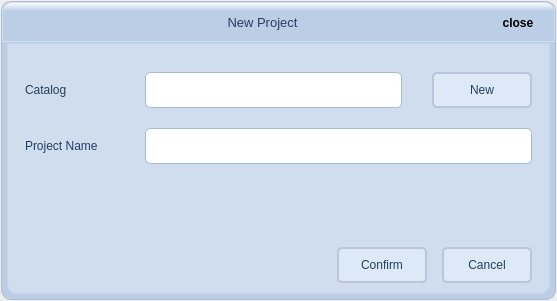
<?xml version="1.0" encoding="UTF-8"?>
<ui version="4.0">
 <class>CDialogNew</class>
 <widget class="QDialog" name="CDialogNew">
  <property name="geometry">
   <rect>
    <x>0</x>
    <y>0</y>
    <width>557</width>
    <height>301</height>
   </rect>
  </property>
  <property name="sizePolicy">
   <sizepolicy hsizetype="Fixed" vsizetype="Fixed">
    <horstretch>0</horstretch>
    <verstretch>0</verstretch>
   </sizepolicy>
  </property>
  <property name="windowTitle">
   <string>Dialog</string>
  </property>
  <property name="styleSheet">
   <string notr="true">QDialog#CDialogEthernetSetting{
	border:1px solid rgb(162, 173, 185);
	border-radius:10px;
} </string>
  </property>
  <layout class="QVBoxLayout" name="verticalLayout">
   <property name="spacing">
    <number>0</number>
   </property>
   <property name="leftMargin">
    <number>1</number>
   </property>
   <property name="topMargin">
    <number>1</number>
   </property>
   <property name="rightMargin">
    <number>1</number>
   </property>
   <property name="bottomMargin">
    <number>1</number>
   </property>
   <item>
    <widget class="QWidget" name="wg1Base" native="true">
     <property name="sizePolicy">
      <sizepolicy hsizetype="Ignored" vsizetype="Ignored">
       <horstretch>0</horstretch>
       <verstretch>0</verstretch>
      </sizepolicy>
     </property>
     <property name="styleSheet">
      <string notr="true">QWidget#wg1Base{
	border:1px solid rgb(174, 189, 207);
	border-radius:10px;
	background-color: rgb(187, 206, 230);
}
</string>
     </property>
     <layout class="QVBoxLayout" name="verticalLayout_2">
      <property name="spacing">
       <number>1</number>
      </property>
      <property name="leftMargin">
       <number>1</number>
      </property>
      <property name="topMargin">
       <number>1</number>
      </property>
      <property name="rightMargin">
       <number>1</number>
      </property>
      <property name="bottomMargin">
       <number>1</number>
      </property>
      <item>
       <widget class="QWidget" name="wg2Title" native="true">
        <property name="sizePolicy">
         <sizepolicy hsizetype="Expanding" vsizetype="Fixed">
          <horstretch>0</horstretch>
          <verstretch>0</verstretch>
         </sizepolicy>
        </property>
        <property name="minimumSize">
         <size>
          <width>0</width>
          <height>40</height>
         </size>
        </property>
        <property name="maximumSize">
         <size>
          <width>16777215</width>
          <height>40</height>
         </size>
        </property>
        <property name="styleSheet">
         <string notr="true">QWidget#wg2Title{
	border:1px solid rgb(208, 223, 240);
	border-top-left-radius:	10px;
	border-top-right-radius: 10px;
	background-color: qlineargradient(spread:pad, x1:1, y1:0, x2:1, y2:1, stop:0 rgba(255, 255, 255, 255), stop:0.213483 rgba(187, 206, 230, 255));
}</string>
        </property>
        <layout class="QHBoxLayout" name="horizontalLayout">
         <property name="spacing">
          <number>0</number>
         </property>
         <property name="leftMargin">
          <number>5</number>
         </property>
         <property name="topMargin">
          <number>5</number>
         </property>
         <property name="rightMargin">
          <number>5</number>
         </property>
         <property name="bottomMargin">
          <number>5</number>
         </property>
         <item>
          <widget class="QLabel" name="labLogo">
           <property name="sizePolicy">
            <sizepolicy hsizetype="Fixed" vsizetype="Fixed">
             <horstretch>0</horstretch>
             <verstretch>0</verstretch>
            </sizepolicy>
           </property>
           <property name="minimumSize">
            <size>
             <width>32</width>
             <height>32</height>
            </size>
           </property>
           <property name="maximumSize">
            <size>
             <width>32</width>
             <height>32</height>
            </size>
           </property>
           <property name="styleSheet">
            <string notr="true">background-color: transparent;
border: transparent;</string>
           </property>
           <property name="text">
            <string/>
           </property>
           <property name="pixmap">
            <pixmap>:/res/logo.png</pixmap>
           </property>
          </widget>
         </item>
         <item>
          <widget class="QLabel" name="labTitle">
           <property name="sizePolicy">
            <sizepolicy hsizetype="Expanding" vsizetype="Expanding">
             <horstretch>0</horstretch>
             <verstretch>0</verstretch>
            </sizepolicy>
           </property>
           <property name="font">
            <font>
             <family>Microsoft YaHei UI</family>
             <pointsize>10</pointsize>
            </font>
           </property>
           <property name="styleSheet">
            <string notr="true">color: rgb(35, 62, 95);
background-color: transparent;
border: transparent;</string>
           </property>
           <property name="text">
            <string>New Project</string>
           </property>
           <property name="alignment">
            <set>Qt::AlignCenter</set>
           </property>
          </widget>
         </item>
         <item>
          <widget class="QPushButton" name="btnClose">
           <property name="sizePolicy">
            <sizepolicy hsizetype="Fixed" vsizetype="Fixed">
             <horstretch>0</horstretch>
             <verstretch>0</verstretch>
            </sizepolicy>
           </property>
           <property name="minimumSize">
            <size>
             <width>64</width>
             <height>32</height>
            </size>
           </property>
           <property name="maximumSize">
            <size>
             <width>64</width>
             <height>32</height>
            </size>
           </property>
           <property name="font">
            <font>
             <family>Microsoft YaHei UI</family>
             <weight>75</weight>
             <bold>true</bold>
            </font>
           </property>
           <property name="toolTip">
            <string>Close</string>
           </property>
           <property name="statusTip">
            <string/>
           </property>
           <property name="styleSheet">
            <string notr="true">QPushButton {
	border: transparent;
	background-color: transparent;
}

QPushButton:hover {
	border:1px solid rgb(171, 189, 212);
	background-color: rgb(250, 81, 81);
	border-radius:3px;
}

QPushButton:pressed {
	border:1px solid rgb(171, 189, 212);
	background-color: rgb(200, 81, 81);
	border-radius:3px;
}</string>
           </property>
           <property name="text">
            <string>close</string>
           </property>
           <property name="flat">
            <bool>true</bool>
           </property>
          </widget>
         </item>
        </layout>
       </widget>
      </item>
      <item>
       <widget class="QWidget" name="wg3Content" native="true">
        <property name="sizePolicy">
         <sizepolicy hsizetype="Expanding" vsizetype="Expanding">
          <horstretch>0</horstretch>
          <verstretch>0</verstretch>
         </sizepolicy>
        </property>
        <property name="styleSheet">
         <string notr="true">QWidget#wg3Content{
	border: transparent;
	border-bottom-left-radius:	10px;
	border-bottom-right-radius: 10px;
}</string>
        </property>
        <layout class="QVBoxLayout" name="verticalLayout_3">
         <property name="spacing">
          <number>0</number>
         </property>
         <property name="leftMargin">
          <number>5</number>
         </property>
         <property name="topMargin">
          <number>0</number>
         </property>
         <property name="rightMargin">
          <number>5</number>
         </property>
         <property name="bottomMargin">
          <number>5</number>
         </property>
         <item>
          <widget class="QWidget" name="wg4Center" native="true">
           <property name="sizePolicy">
            <sizepolicy hsizetype="Expanding" vsizetype="Expanding">
             <horstretch>0</horstretch>
             <verstretch>0</verstretch>
            </sizepolicy>
           </property>
           <property name="styleSheet">
            <string notr="true">QWidget#wg4Center{
	border:1px solid rgb(197, 213, 234);
	border-bottom-left-radius:	10px;
	border-bottom-right-radius: 10px;
	background-color: rgb(207, 221, 238);
}
</string>
           </property>
           <layout class="QVBoxLayout" name="verticalLayout_4">
            <property name="spacing">
             <number>0</number>
            </property>
            <item>
             <widget class="QWidget" name="wg5Extend" native="true">
              <property name="sizePolicy">
               <sizepolicy hsizetype="Ignored" vsizetype="Ignored">
                <horstretch>0</horstretch>
                <verstretch>0</verstretch>
               </sizepolicy>
              </property>
              <property name="styleSheet">
               <string notr="true">border: transparent;</string>
              </property>
              <layout class="QVBoxLayout" name="verticalLayout_5">
               <property name="spacing">
                <number>20</number>
               </property>
               <property name="topMargin">
                <number>20</number>
               </property>
               <property name="bottomMargin">
                <number>0</number>
               </property>
               <item>
                <widget class="QWidget" name="wg1" native="true">
                 <property name="sizePolicy">
                  <sizepolicy hsizetype="Ignored" vsizetype="Fixed">
                   <horstretch>0</horstretch>
                   <verstretch>0</verstretch>
                  </sizepolicy>
                 </property>
                 <property name="minimumSize">
                  <size>
                   <width>0</width>
                   <height>36</height>
                  </size>
                 </property>
                 <property name="maximumSize">
                  <size>
                   <width>16777215</width>
                   <height>36</height>
                  </size>
                 </property>
                 <layout class="QHBoxLayout" name="horizontalLayout_3">
                  <property name="spacing">
                   <number>0</number>
                  </property>
                  <property name="leftMargin">
                   <number>0</number>
                  </property>
                  <property name="topMargin">
                   <number>0</number>
                  </property>
                  <property name="rightMargin">
                   <number>0</number>
                  </property>
                  <property name="bottomMargin">
                   <number>0</number>
                  </property>
                  <item>
                   <widget class="QLabel" name="labCatalog">
                    <property name="sizePolicy">
                     <sizepolicy hsizetype="Fixed" vsizetype="Ignored">
                      <horstretch>0</horstretch>
                      <verstretch>0</verstretch>
                     </sizepolicy>
                    </property>
                    <property name="minimumSize">
                     <size>
                      <width>120</width>
                      <height>0</height>
                     </size>
                    </property>
                    <property name="maximumSize">
                     <size>
                      <width>120</width>
                      <height>16777215</height>
                     </size>
                    </property>
                    <property name="font">
                     <font>
                      <family>Microsoft YaHei UI</family>
                     </font>
                    </property>
                    <property name="styleSheet">
                     <string notr="true">color: rgb(35, 62, 95); </string>
                    </property>
                    <property name="text">
                     <string>Catalog</string>
                    </property>
                   </widget>
                  </item>
                  <item>
                   <widget class="QComboBox" name="comboBoxCatalog">
                    <property name="enabled">
                     <bool>true</bool>
                    </property>
                    <property name="sizePolicy">
                     <sizepolicy hsizetype="Ignored" vsizetype="Fixed">
                      <horstretch>0</horstretch>
                      <verstretch>0</verstretch>
                     </sizepolicy>
                    </property>
                    <property name="minimumSize">
                     <size>
                      <width>0</width>
                      <height>36</height>
                     </size>
                    </property>
                    <property name="maximumSize">
                     <size>
                      <width>16777215</width>
                      <height>36</height>
                     </size>
                    </property>
                    <property name="font">
                     <font>
                      <family>Microsoft YaHei UI</family>
                     </font>
                    </property>
                    <property name="focusPolicy">
                     <enum>Qt::WheelFocus</enum>
                    </property>
                    <property name="styleSheet">
                     <string notr="true">QComboBox {
	border:1px solid rgb(168, 186, 209);
	border-radius: 5px;
	background: rgb(255, 255, 255);
	color: rgb(0, 0, 0);
}

QComboBox::hover
{
	background-color: rgb(255, 255, 191);
}

QComboBox QAbstractItemView {
    border:1px solid rgb(238, 107, 71);
    background-color: rgb(255, 255, 191);
    selection-background-color: rgb(238, 107, 71);
}
</string>
                    </property>
                   </widget>
                  </item>
                  <item>
                   <widget class="QLineEdit" name="lineEditCatalog">
                    <property name="sizePolicy">
                     <sizepolicy hsizetype="Expanding" vsizetype="Fixed">
                      <horstretch>0</horstretch>
                      <verstretch>0</verstretch>
                     </sizepolicy>
                    </property>
                    <property name="minimumSize">
                     <size>
                      <width>0</width>
                      <height>36</height>
                     </size>
                    </property>
                    <property name="maximumSize">
                     <size>
                      <width>16777215</width>
                      <height>36</height>
                     </size>
                    </property>
                    <property name="font">
                     <font>
                      <family>Microsoft YaHei UI</family>
                     </font>
                    </property>
                    <property name="toolTip">
                     <string>Device token</string>
                    </property>
                    <property name="styleSheet">
                     <string notr="true">QLineEdit {
	border:1px solid rgb(168, 186, 209);
	border-radius: 5px;
	background: rgb(255, 255, 255);
	color: rgb(0, 0, 0);
}

QLineEdit::hover
{
	background-color: rgb(255, 255, 191);
}</string>
                    </property>
                   </widget>
                  </item>
                  <item>
                   <spacer name="horizontalSpacer">
                    <property name="orientation">
                     <enum>Qt::Horizontal</enum>
                    </property>
                    <property name="sizeType">
                     <enum>QSizePolicy::Fixed</enum>
                    </property>
                    <property name="sizeHint" stdset="0">
                     <size>
                      <width>30</width>
                      <height>20</height>
                     </size>
                    </property>
                   </spacer>
                  </item>
                  <item>
                   <widget class="QPushButton" name="btnNew">
                    <property name="sizePolicy">
                     <sizepolicy hsizetype="Fixed" vsizetype="Fixed">
                      <horstretch>0</horstretch>
                      <verstretch>0</verstretch>
                     </sizepolicy>
                    </property>
                    <property name="minimumSize">
                     <size>
                      <width>100</width>
                      <height>36</height>
                     </size>
                    </property>
                    <property name="maximumSize">
                     <size>
                      <width>100</width>
                      <height>36</height>
                     </size>
                    </property>
                    <property name="font">
                     <font>
                      <family>Microsoft YaHei UI</family>
                     </font>
                    </property>
                    <property name="styleSheet">
                     <string notr="true">QPushButton {  
	color: rgb(35, 62, 95); 
	background-color: rgb(221, 233, 246);
	border:2px solid rgb(184, 199, 219);
	border-radius:5px;
}

QPushButton:hover {
	color: rgb(35, 62, 95);
   	background-color: rgb(255, 255, 191);
	border:2px solid rgb(184, 199, 219);
	border-radius:5px; 
}  
QPushButton:pressed {
	color: rgb(35, 62, 95);   
 	background-color: rgb(238, 107, 71);
	border:2px solid rgb(184, 199, 219);
	border-radius:5px;
}</string>
                    </property>
                    <property name="text">
                     <string>New</string>
                    </property>
                   </widget>
                  </item>
                 </layout>
                </widget>
               </item>
               <item>
                <widget class="QWidget" name="wg2" native="true">
                 <property name="sizePolicy">
                  <sizepolicy hsizetype="Ignored" vsizetype="Fixed">
                   <horstretch>0</horstretch>
                   <verstretch>0</verstretch>
                  </sizepolicy>
                 </property>
                 <property name="minimumSize">
                  <size>
                   <width>0</width>
                   <height>36</height>
                  </size>
                 </property>
                 <property name="maximumSize">
                  <size>
                   <width>16777215</width>
                   <height>36</height>
                  </size>
                 </property>
                 <layout class="QHBoxLayout" name="horizontalLayout_5">
                  <property name="spacing">
                   <number>0</number>
                  </property>
                  <property name="leftMargin">
                   <number>0</number>
                  </property>
                  <property name="topMargin">
                   <number>0</number>
                  </property>
                  <property name="rightMargin">
                   <number>0</number>
                  </property>
                  <property name="bottomMargin">
                   <number>0</number>
                  </property>
                  <item>
                   <widget class="QLabel" name="labProjectName">
                    <property name="sizePolicy">
                     <sizepolicy hsizetype="Fixed" vsizetype="Ignored">
                      <horstretch>0</horstretch>
                      <verstretch>0</verstretch>
                     </sizepolicy>
                    </property>
                    <property name="minimumSize">
                     <size>
                      <width>120</width>
                      <height>0</height>
                     </size>
                    </property>
                    <property name="maximumSize">
                     <size>
                      <width>120</width>
                      <height>16777215</height>
                     </size>
                    </property>
                    <property name="font">
                     <font>
                      <family>Microsoft YaHei UI</family>
                     </font>
                    </property>
                    <property name="styleSheet">
                     <string notr="true">color: rgb(35, 62, 95); </string>
                    </property>
                    <property name="text">
                     <string>Project Name</string>
                    </property>
                   </widget>
                  </item>
                  <item>
                   <widget class="QLineEdit" name="lineEditProjectName">
                    <property name="sizePolicy">
                     <sizepolicy hsizetype="Expanding" vsizetype="Fixed">
                      <horstretch>0</horstretch>
                      <verstretch>0</verstretch>
                     </sizepolicy>
                    </property>
                    <property name="minimumSize">
                     <size>
                      <width>0</width>
                      <height>36</height>
                     </size>
                    </property>
                    <property name="maximumSize">
                     <size>
                      <width>16777215</width>
                      <height>36</height>
                     </size>
                    </property>
                    <property name="font">
                     <font>
                      <family>Microsoft YaHei UI</family>
                     </font>
                    </property>
                    <property name="styleSheet">
                     <string notr="true">QLineEdit {
	border:1px solid rgb(168, 186, 209);
	border-radius: 5px;
	background: rgb(255, 255, 255);
	color: rgb(0, 0, 0);
}

QLineEdit::hover
{
	background-color: rgb(255, 255, 191);
}</string>
                    </property>
                   </widget>
                  </item>
                 </layout>
                </widget>
               </item>
               <item>
                <widget class="QWidget" name="wg3" native="true">
                 <property name="sizePolicy">
                  <sizepolicy hsizetype="Ignored" vsizetype="Fixed">
                   <horstretch>0</horstretch>
                   <verstretch>0</verstretch>
                  </sizepolicy>
                 </property>
                 <property name="minimumSize">
                  <size>
                   <width>0</width>
                   <height>36</height>
                  </size>
                 </property>
                 <property name="maximumSize">
                  <size>
                   <width>16777215</width>
                   <height>36</height>
                  </size>
                 </property>
                 <layout class="QHBoxLayout" name="horizontalLayout_6">
                  <property name="spacing">
                   <number>0</number>
                  </property>
                  <property name="leftMargin">
                   <number>0</number>
                  </property>
                  <property name="topMargin">
                   <number>0</number>
                  </property>
                  <property name="rightMargin">
                   <number>0</number>
                  </property>
                  <property name="bottomMargin">
                   <number>0</number>
                  </property>
                  <item>
                   <widget class="QLabel" name="labProjectTips">
                    <property name="sizePolicy">
                     <sizepolicy hsizetype="Ignored" vsizetype="Ignored">
                      <horstretch>0</horstretch>
                      <verstretch>0</verstretch>
                     </sizepolicy>
                    </property>
                    <property name="minimumSize">
                     <size>
                      <width>0</width>
                      <height>0</height>
                     </size>
                    </property>
                    <property name="maximumSize">
                     <size>
                      <width>16777215</width>
                      <height>16777215</height>
                     </size>
                    </property>
                    <property name="font">
                     <font>
                      <family>Microsoft YaHei UI</family>
                     </font>
                    </property>
                    <property name="styleSheet">
                     <string notr="true">color: rgb(35, 62, 95); </string>
                    </property>
                    <property name="text">
                     <string/>
                    </property>
                   </widget>
                  </item>
                 </layout>
                </widget>
               </item>
               <item>
                <spacer name="vSpacer">
                 <property name="orientation">
                  <enum>Qt::Vertical</enum>
                 </property>
                 <property name="sizeHint" stdset="0">
                  <size>
                   <width>20</width>
                   <height>40</height>
                  </size>
                 </property>
                </spacer>
               </item>
              </layout>
             </widget>
            </item>
            <item>
             <widget class="QWidget" name="wg6Confirm" native="true">
              <property name="sizePolicy">
               <sizepolicy hsizetype="Ignored" vsizetype="Fixed">
                <horstretch>0</horstretch>
                <verstretch>0</verstretch>
               </sizepolicy>
              </property>
              <property name="minimumSize">
               <size>
                <width>0</width>
                <height>40</height>
               </size>
              </property>
              <property name="maximumSize">
               <size>
                <width>16777215</width>
                <height>40</height>
               </size>
              </property>
              <property name="styleSheet">
               <string notr="true">border: transparent;</string>
              </property>
              <layout class="QHBoxLayout" name="horizontalLayout_2">
               <property name="spacing">
                <number>15</number>
               </property>
               <property name="topMargin">
                <number>0</number>
               </property>
               <property name="bottomMargin">
                <number>0</number>
               </property>
               <item>
                <spacer name="hSpacer">
                 <property name="orientation">
                  <enum>Qt::Horizontal</enum>
                 </property>
                 <property name="sizeHint" stdset="0">
                  <size>
                   <width>40</width>
                   <height>20</height>
                  </size>
                 </property>
                </spacer>
               </item>
               <item>
                <widget class="QPushButton" name="btnConfirm">
                 <property name="sizePolicy">
                  <sizepolicy hsizetype="Fixed" vsizetype="Fixed">
                   <horstretch>0</horstretch>
                   <verstretch>0</verstretch>
                  </sizepolicy>
                 </property>
                 <property name="minimumSize">
                  <size>
                   <width>90</width>
                   <height>36</height>
                  </size>
                 </property>
                 <property name="maximumSize">
                  <size>
                   <width>90</width>
                   <height>36</height>
                  </size>
                 </property>
                 <property name="font">
                  <font>
                   <family>Microsoft YaHei UI</family>
                  </font>
                 </property>
                 <property name="styleSheet">
                  <string notr="true">QPushButton {  
	color: rgb(35, 62, 95); 
	background-color: rgb(221, 233, 246);
	border:2px solid rgb(184, 199, 219);
	border-radius:5px;
}

QPushButton:hover {
	color: rgb(35, 62, 95);
   	background-color: rgb(255, 255, 191);
	border:2px solid rgb(184, 199, 219);
	border-radius:5px; 
}  

QPushButton:pressed {
	color: rgb(35, 62, 95);   
 	background-color: rgb(238, 107, 71);
	border:2px solid rgb(184, 199, 219);
	border-radius:5px;
}

QPushButton:disabled {
	color: rgb(35, 62, 95);   
 	background-color: rgb(230, 230, 230);
	border:2px solid rgb(184, 199, 219);
	border-radius:5px;
}</string>
                 </property>
                 <property name="text">
                  <string>Confirm</string>
                 </property>
                </widget>
               </item>
               <item>
                <widget class="QPushButton" name="btnCancel">
                 <property name="sizePolicy">
                  <sizepolicy hsizetype="Fixed" vsizetype="Fixed">
                   <horstretch>0</horstretch>
                   <verstretch>0</verstretch>
                  </sizepolicy>
                 </property>
                 <property name="minimumSize">
                  <size>
                   <width>90</width>
                   <height>36</height>
                  </size>
                 </property>
                 <property name="maximumSize">
                  <size>
                   <width>90</width>
                   <height>36</height>
                  </size>
                 </property>
                 <property name="font">
                  <font>
                   <family>Microsoft YaHei UI</family>
                  </font>
                 </property>
                 <property name="styleSheet">
                  <string notr="true">QPushButton {  
	color: rgb(35, 62, 95); 
	background-color: rgb(221, 233, 246);
	border:2px solid rgb(184, 199, 219);
	border-radius:5px;
}

QPushButton:hover {
	color: rgb(35, 62, 95);
   	background-color: rgb(255, 255, 191);
	border:2px solid rgb(184, 199, 219);
	border-radius:5px; 
}  
QPushButton:pressed {
	color: rgb(35, 62, 95);   
 	background-color: rgb(238, 107, 71);
	border:2px solid rgb(184, 199, 219);
	border-radius:5px;
}</string>
                 </property>
                 <property name="text">
                  <string>Cancel</string>
                 </property>
                </widget>
               </item>
              </layout>
             </widget>
            </item>
           </layout>
          </widget>
         </item>
        </layout>
       </widget>
      </item>
     </layout>
    </widget>
   </item>
  </layout>
 </widget>
 <resources/>
 <connections/>
</ui>
